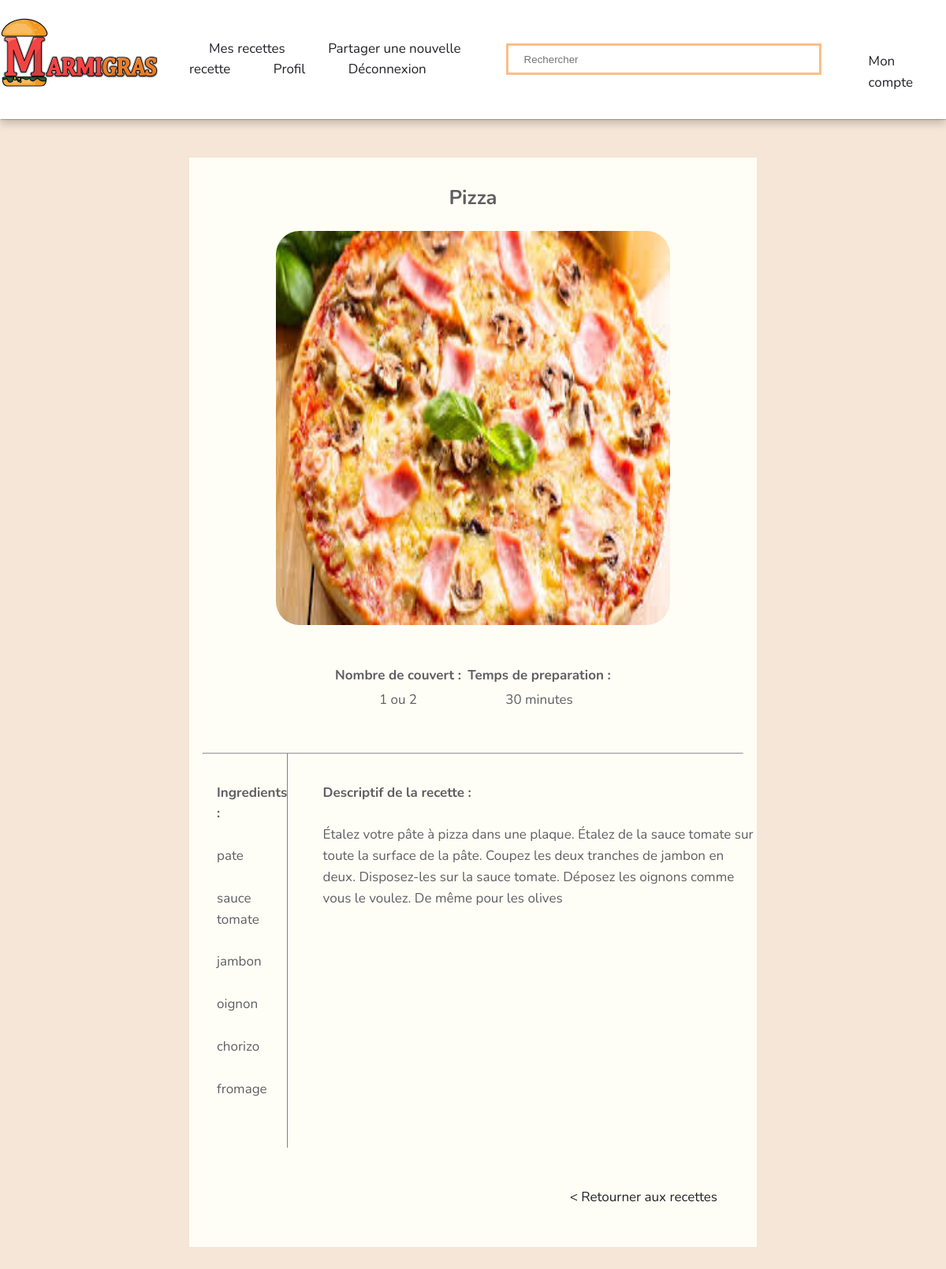
/la_recette.php?id_recette=107, run on the app's committed database.
### tables this page shows
CREATE TABLE `recettes` (
  `id_recette` int(11) NOT NULL,
  `nom_recette` varchar(255) NOT NULL,
  `text_recette` varchar(2000) NOT NULL,
  `temps_recette` varchar(255) NOT NULL,
  `nb_personne` varchar(255) NOT NULL,
  `id_client` int(11) NOT NULL,
  `image` varchar(255) DEFAULT NULL
);

CREATE TABLE `ingredients` (
  `id_ingredient` int(11) NOT NULL,
  `id_recette` int(11) DEFAULT NULL,
  `ingredient` varchar(255) DEFAULT NULL
);

### la_recette.php (the view, shortened to what this page needs)
<?php
include_once('config.php');
?>
<!DOCTYPE html>
<html lang="fr" dir="ltr">
<head>
    <link rel="stylesheet" href="./style.css" >
</head>
<body style="height: 1500px;">
    <header id="container3">
        <div class="centerHeadLogo">
            <a href="./index2.php">
                <h1><img id="logomarmi" src="./MARMIGRAS2.png" alt="logo du site"></h1>
            </a>
        </div>
        <nav>
            <ul class="centerHead">
                <li><a href="./mes_recettes.php">Mes recettes</a></li>
                <li><a href="./creation_recette.php">Partager une nouvelle recette</a></li>
                <li><a href="./mon_profil.php">Profil</a></li>
                <li><a href="./deconnexion.php">Déconnexion</a></li>
            </ul>
        </nav>
        <div>
            <form class="searchbar" action='./resultat_search_bar.php' method='get'>
            <input type='text' name='query' placeholder="Rechercher"/></form>
        </div>
        <div class="connex">
            <form action='./compte.php' method='post'>
            <a href="./compte.php">Mon compte</a></form>
        </div>
        </header>
        <div class="jpp">
        <div class="la_recette">
    <?php
        $query = $pdo->prepare("SELECT r.id_recette, r.nom_recette, r.nb_personne, r.temps_recette, r.text_recette, i.ingredient, image FROM recettes r
        INNER JOIN ingredients i ON r.id_recette=i.id_recette
        WHERE r.id_recette = '{$_GET['id_recette']}'");
        $query->execute();
        $infos_recette = $query->fetch();
        $query3 = $pdo->prepare("SELECT * from ingredients WHERE id_recette = {$_GET['id_recette']}");
        $query3->execute();
        $path_image = "./".$infos_recette['image'];
        echo "
            <div class= 'liste'>
                <h2>{$infos_recette['nom_recette']}</h2>
                <img class='imagee2' src='{$path_image}'>
                <table class='liste2'>
                    <tr>
                        <th>Nombre de couvert :</th>
                        <th>Temps de preparation :</th>
                    </tr>
                    <tr>
                        <td>{$infos_recette['nb_personne']}</td>
                        <td>{$infos_recette['temps_recette']}</td>
                    </tr>
                </table>
                <hr><br>
                <div class='menu_rec'>
                    <div class='menu_rec2'>
                    <span class='gras'>Ingredients :</span>
                    <br>
                    ";
                        while($result = $query3->fetch()) {
                            echo "
                            {$result['ingredient']} <br><br>
                            ";
                        };
              echo"</div>
                    <div class='vl'></div>
                    <div class='menu_rec3'>
                        <span class='gras'>Descriptif de la recette :</span><br>
                         {$infos_recette['text_recette']}
                    </div>
                </div>
            </div>";
    ?>
        <a href="./index2.php" class="retour">< Retourner aux recettes</a>
    </div>
</body>

### style.css (style rules this page uses)
a { text-decoration: none; color: #222328; }
body { font-family: "Nunito", sans-serif; font-size: 17px; font-weight: 400; line-height: 1.58; color: #5f5f63; background-color: #f5e6d7; margin: 0px; }
.searchbar { order: 2; }
.searchbar input { height: 40px; width: 400px; }
input[type=text] { padding: 7px 20px; margin: 8px 0; box-sizing: border-box; border: 3px solid #fabe8c; -webkit-transition: 0.5s; transition: 0.5s; outline: none; }
#logomarmi { width: 200px; height: 100%; order: 1; }
.connex { order: 4; list-style: none; margin-right: 40px; margin-left: 60px; text-decoration: none; height: 20px; color: #222328; }
#container3 { display: flex; flex-direction: row; justify-content: space-between; background-color: white; width: 100%; align-items: center; box-shadow: 1px 1px 1px 0 rgba(0,0,0,0.2), 0 6px 10px 0 rgba(0,0,0,0.19); position: fixed; margin-top: -200px; }
nav li { display: inline; padding-left: 25px; padding-right: 25px; }
.centerHead { order: 3; list-style: none; color: #222328; text-decoration: none; }
.jpp { margin-top: 200px; }
.liste { margin-top: 10px; }
.la_recette { display: flex; flex-direction: column; text-align: center; width: 60%; margin-left: auto; margin-right: auto; background-color: #fffef6; }
.imagee2 { width: 500px; height: 500px; border-radius: 30px 30px 30px 30px; margin-bottom: 40px; }
.liste2 { margin-bottom: 50px; margin-left: auto; margin-right: auto; width: 50%; }
.menu_rec { display: flex; flex-direction: row; }
.menu_rec2 { display: flex; flex-direction: column; text-align: left; width: 250px; margin-left: 35px; }
.menu_rec3 { display: flex; flex-direction: column; text-align: left; margin-left: 45px; max-width: 700px; }
.gras { font-weight: bold; }
hr { width: 95%; }
.retour { margin: 50px; text-align: right; }

### data on the page
recettes: nom_recette "Pizza", image (picture), nb_personne "1 ou 2", temps_recette "30 minutes", text_recette "Étalez votre pâte à pizza dans une plaque. Étalez de la sauce tomate sur toute la surface de la pâte. Coupez les deux tranches de jambon en deux. Disposez-les sur la sauce tomate. Déposez les oignons comme vous le voulez. De même pour les olives"
ingredients: ingredient "pate"
ingredients: ingredient "sauce tomate"
ingredients: ingredient "jambon"
ingredients: ingredient "oignon"
ingredients: ingredient "chorizo"
ingredients: ingredient "fromage"
